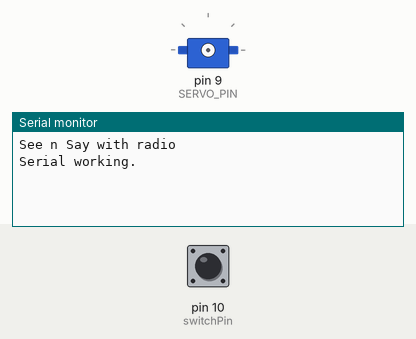
Simulated run of this sketch. Board: Arduino Mega 2560, built with avr-gcc and run on an emulated ATmega2560. On the bench: servo, the last lines printed to the serial monitor. The inputs (shaded band) are chosen by the test bench; at power-on: pin 10 (switchPin) HIGH. Random numbers use the default seed unless the sketch sets one; no radio packets arrive unless stated.

Above: at 1.2 s.
1.3 s: pin 10 (switchPin) pulled LOW for 0.15 s
At 2.4 s:
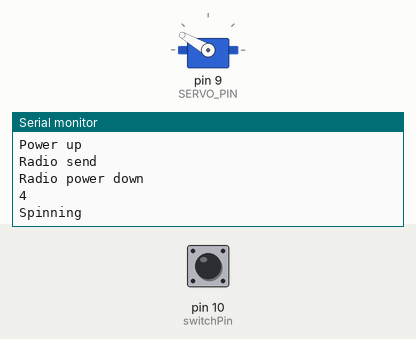
At 8.1 s:
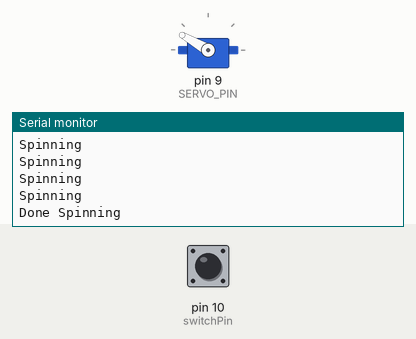

The sketch:

seeNSay_radio.ino
```cpp
/*  Title:       See n Say
 *  Description: Send code over RF when handle is drawn on the See 'n Say toy.
 *  Author:      Colin Travis
 *  Version:     0.2
 *  Modified:    12/1/2017
 */

#define DEBUG true
#include <SPI.h>
#include "RF24.h"
#include <Bounce2.h>
#include <Servo.h>

#define SERVO_PIN 9
#define VELOCITY 150
#define SPINDELAY 1600

// /////////////////////////////////////////////////////////////////////////////
Servo seeSpeakServo;  // create servo object to control a servo
int pos = 0;    // variable to store the servo position
long randNumber;

// /////////////////////////////////////////////////////////////////////////////
// Set up nRF24L01 radio
// Contacts from the NRF24L01 radio to mega mini pins
//     1 = GND                            2 = +3.3
//     3 = CE -> pin 3 on Metro mini       4 = CSN -> pin 8 on Metro mini
//     5 = SCK -> pin 13 on Metro mini     6 = MISO -> pin 12 on Metro mini
//     7 = MOSI -> pin 11 on Metro mini    8 = not connected

RF24 radio(7,8);
const uint64_t pipe = 0xE8E8F0F0E1LL; // Transmitter address

#define switchPin 10    // the pin number of the handle switch

const char sendCode = '~';   // This is the code sent when the switch is activated

Bounce debouncer = Bounce(); // Instantiate a Bounce object

// /////////////////////////////////////////////////////////////////////////////
//                            Setup and Loop                                  //
// /////////////////////////////////////////////////////////////////////////////
void setup() {
  pinMode(switchPin, INPUT_PULLUP);
  // random analog noise will cause the call to randomSeed() to generate
  // different seed numbers each time the sketch runs.
  // randomSeed() will then shuffle the random function.
  randomSeed(analogRead(0));

  // After setting up the button, setup the Bounce instance :
  debouncer.attach(switchPin);
  debouncer.interval(5); // interval in ms

  if (DEBUG) Serial.begin(9600);
  if (DEBUG) Serial.println("See n Say with radio");

  // the following statements improve transmission range
  radio.begin();
  radio.setPayloadSize(1); // setting the payload size to the needed value
  radio.setDataRate(RF24_250KBPS); // reducing bandwidth
  radio.openWritingPipe(pipe); // set the transmitter address
  if (DEBUG) Serial.println("Serial working.");
}

void loop() {
  // Update the Bounce instance :
  debouncer.update();

  // read the state of the switch into a local variable:
//  int switchValue = debouncer.read();
  int switchValue = digitalRead(10);
  if (switchValue == LOW) {
    radio.powerUp();
    if (DEBUG) Serial.println("Power up");
    radio.write(&sendCode, sizeof(sendCode));
    if (DEBUG) Serial.println("Radio send");
    radio.powerDown();
    if (DEBUG) Serial.println("Radio power down");

    // generate a random number from 2 to 4
    randNumber = random(2, 5);
    if (DEBUG) Serial.println(randNumber);

    for (int fullLoops=0; fullLoops < randNumber; fullLoops++){
      seeSpeakServo.attach(SERVO_PIN);
      seeSpeakServo.write(VELOCITY);
      if (DEBUG) Serial.println("Spinning");
      delay(SPINDELAY);
    }
    seeSpeakServo.detach();
    if (DEBUG) Serial.println("Done Spinning");
  }
}
```

Measured:
- after the input at 1.3 s, the serial monitor: prints a new line at once (image 1)
